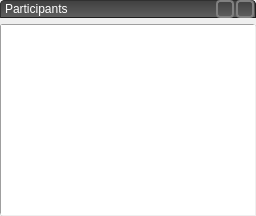
             <widget class="QWidget" name="participants_panel">
              <layout class="QVBoxLayout" name="participants_panel_layout">
               <property name="leftMargin">
                <number>0</number>
               </property>
               <property name="topMargin">
                <number>0</number>
               </property>
               <property name="rightMargin">
                <number>0</number>
               </property>
               <property name="bottomMargin">
                <number>0</number>
               </property>
               <item>
                <widget class="QWidget" name="participants_panel_title_widget" native="true">
                 <property name="minimumSize">
                  <size>
                   <width>0</width>
                   <height>18</height>
                  </size>
                 </property>
                 <property name="styleSheet">
                  <string notr="true">QWidget#participants_panel_title_widget {
	border-top-left-radius: 4px;
	border-top-right-radius: 4px;
	border: 1px outset #303030;
	background-color: #505050;
	border: 1px outset #202020;
	background-color: qlineargradient(x1:0, y1:0, x2:0, y2:1, stop:0 #404040, stop:1 #606060);
}

QWidget {
	color: white;
}
</string>
                 </property>
                 <layout class="QHBoxLayout" name="participants_panel_title_layout">
                  <property name="spacing">
                   <number>2</number>
                  </property>
                  <property name="leftMargin">
                   <number>2</number>
                  </property>
                  <property name="topMargin">
                   <number>0</number>
                  </property>
                  <property name="rightMargin">
                   <number>2</number>
                  </property>
                  <property name="bottomMargin">
                   <number>0</number>
                  </property>
                  <item>
                   <widget class="QLabel" name="participants_panel_title_label">
                    <property name="sizePolicy">
                     <sizepolicy hsizetype="Preferred" vsizetype="Fixed">
                      <horstretch>0</horstretch>
                      <verstretch>0</verstretch>
                     </sizepolicy>
                    </property>
                    <property name="text">
                     <string>Participants</string>
                    </property>
                    <property name="indent">
                     <number>3</number>
                    </property>
                   </widget>
                  </item>
                  <item>
                   <widget class="QToolButton" name="participants_panel_files_button">
                    <property name="minimumSize">
                     <size>
                      <width>18</width>
                      <height>18</height>
                     </size>
                    </property>
                    <property name="maximumSize">
                     <size>
                      <width>18</width>
                      <height>18</height>
                     </size>
                    </property>
                    <property name="focusPolicy">
                     <enum>Qt::NoFocus</enum>
                    </property>
                    <property name="toolTip">
                     <string>Conference Files</string>
                    </property>
                    <property name="styleSheet">
                     <string notr="true">QToolButton {
	background: transparent;
	border: 2px solid #808080;
	border-radius: 4px;
	margin: 0px;
	padding: 1px;
}

QToolButton:hover {
	border: 2px solid #c0c0c0;
}

QToolButton:pressed {
	border: 2px solid #c0c0c0;
	background: qradialgradient(cx: 0.5, cy: 0.5, radius: 1, fx:0.5, fy:0.5, stop:0 #909090, stop:1 transparent);
	background-origin: border;
}
</string>
                    </property>
                    <property name="text">
                     <string/>
                    </property>
                    <property name="icon">
                     <iconset>
                      <normaloff>icons/downloads16.svg</normaloff>icons/downloads16.svg</iconset>
                    </property>
                   </widget>
                  </item>
                  <item>
                   <widget class="QToolButton" name="participants_panel_info_button">
                    <property name="minimumSize">
                     <size>
                      <width>18</width>
                      <height>18</height>
                     </size>
                    </property>
                    <property name="maximumSize">
                     <size>
                      <width>18</width>
                      <height>18</height>
                     </size>
                    </property>
                    <property name="focusPolicy">
                     <enum>Qt::NoFocus</enum>
                    </property>
                    <property name="toolTip">
                     <string>Session Information</string>
                    </property>
                    <property name="styleSheet">
                     <string notr="true">QToolButton {
	background: transparent;
	border: 2px solid #808080;
	border-radius: 4px;
	margin: 0px;
	padding: 1px;
}

QToolButton:hover {
	border: 2px solid #c0c0c0;
}

QToolButton:pressed {
	border: 2px solid #c0c0c0;
	background: qradialgradient(cx: 0.5, cy: 0.5, radius: 1, fx:0.5, fy:0.5, stop:0 #909090, stop:1 transparent);
	background-origin: border;
}
</string>
                    </property>
                    <property name="text">
                     <string/>
                    </property>
                    <property name="icon">
                     <iconset>
                      <normaloff>icons/info16.svg</normaloff>icons/info16.svg</iconset>
                    </property>
                   </widget>
                  </item>
                 </layout>
                </widget>
               </item>
               <item>
                <widget class="ConferenceParticipantListView" name="participants_list">
                 <property name="mouseTracking">
                  <bool>true</bool>
                 </property>
                 <property name="autoFillBackground">
                  <bool>true</bool>
                 </property>
                 <property name="styleSheet">
                  <string notr="true">QListView { border: 1px inset palette(dark); border-radius: 3px; }</string>
                 </property>
                 <property name="dragDropMode">
                  <enum>QAbstractItemView::DropOnly</enum>
                 </property>
                 <property name="alternatingRowColors">
                  <bool>true</bool>
                 </property>
                 <property name="selectionMode">
                  <enum>QAbstractItemView::NoSelection</enum>
                 </property>
                </widget>
               </item>
              </layout>
             </widget>
